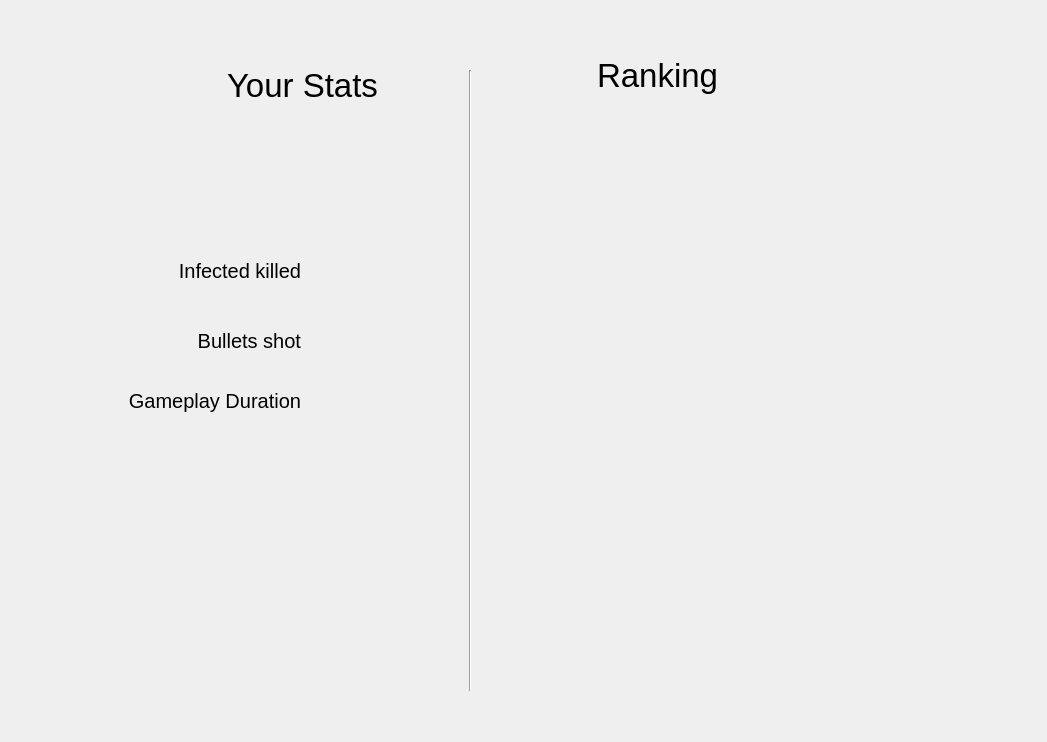
<?xml version="1.0" encoding="UTF-8"?>
<ui version="4.0">
 <class>RankingSurvival</class>
 <widget class="QDialog" name="RankingSurvival">
  <property name="geometry">
   <rect>
    <x>0</x>
    <y>0</y>
    <width>1047</width>
    <height>742</height>
   </rect>
  </property>
  <property name="windowTitle">
   <string>Dialog</string>
  </property>
  <widget class="QLabel" name="blood_splash">
   <property name="geometry">
    <rect>
     <x>820</x>
     <y>-20</y>
     <width>211</width>
     <height>331</height>
    </rect>
   </property>
   <property name="text">
    <string/>
   </property>
   <property name="pixmap">
    <pixmap resource="assets_ending.qrc">:/imgs/blood_splash.png</pixmap>
   </property>
   <property name="scaledContents">
    <bool>true</bool>
   </property>
  </widget>
  <widget class="QLabel" name="label_infcted_killed">
   <property name="geometry">
    <rect>
     <x>130</x>
     <y>250</y>
     <width>171</width>
     <height>41</height>
    </rect>
   </property>
   <property name="font">
    <font>
     <pointsize>15</pointsize>
    </font>
   </property>
   <property name="text">
    <string>Infected killed</string>
   </property>
   <property name="alignment">
    <set>Qt::AlignRight|Qt::AlignTrailing|Qt::AlignVCenter</set>
   </property>
  </widget>
  <widget class="QLabel" name="label_bullets_shot">
   <property name="geometry">
    <rect>
     <x>110</x>
     <y>320</y>
     <width>191</width>
     <height>41</height>
    </rect>
   </property>
   <property name="font">
    <font>
     <pointsize>15</pointsize>
    </font>
   </property>
   <property name="text">
    <string>Bullets shot</string>
   </property>
   <property name="alignment">
    <set>Qt::AlignRight|Qt::AlignTrailing|Qt::AlignVCenter</set>
   </property>
  </widget>
  <widget class="QLabel" name="blood_hand">
   <property name="geometry">
    <rect>
     <x>330</x>
     <y>330</y>
     <width>281</width>
     <height>311</height>
    </rect>
   </property>
   <property name="text">
    <string/>
   </property>
   <property name="pixmap">
    <pixmap resource="assets_ending.qrc">:/imgs/blood_hand.png</pixmap>
   </property>
   <property name="scaledContents">
    <bool>true</bool>
   </property>
  </widget>
  <widget class="QLabel" name="amount_infcted_killed">
   <property name="geometry">
    <rect>
     <x>320</x>
     <y>250</y>
     <width>171</width>
     <height>41</height>
    </rect>
   </property>
   <property name="font">
    <font>
     <pointsize>13</pointsize>
    </font>
   </property>
   <property name="text">
    <string/>
   </property>
   <property name="alignment">
    <set>Qt::AlignLeading|Qt::AlignLeft|Qt::AlignVCenter</set>
   </property>
  </widget>
  <widget class="QWidget" name="verticalLayoutWidget">
   <property name="geometry">
    <rect>
     <x>497</x>
     <y>120</y>
     <width>331</width>
     <height>581</height>
    </rect>
   </property>
   <layout class="QVBoxLayout" name="verticalLayout">
    <property name="spacing">
     <number>14</number>
    </property>
    <property name="topMargin">
     <number>0</number>
    </property>
    <property name="bottomMargin">
     <number>10</number>
    </property>
   </layout>
  </widget>
  <widget class="QLabel" name="blood_splash_2">
   <property name="geometry">
    <rect>
     <x>50</x>
     <y>160</y>
     <width>201</width>
     <height>191</height>
    </rect>
   </property>
   <property name="text">
    <string/>
   </property>
   <property name="pixmap">
    <pixmap resource="assets_ending.qrc">:/imgs/blood_stain.png</pixmap>
   </property>
   <property name="scaledContents">
    <bool>true</bool>
   </property>
  </widget>
  <widget class="QLabel" name="bullets_shot">
   <property name="geometry">
    <rect>
     <x>320</x>
     <y>320</y>
     <width>171</width>
     <height>41</height>
    </rect>
   </property>
   <property name="font">
    <font>
     <pointsize>13</pointsize>
    </font>
   </property>
   <property name="text">
    <string/>
   </property>
   <property name="alignment">
    <set>Qt::AlignLeading|Qt::AlignLeft|Qt::AlignVCenter</set>
   </property>
  </widget>
  <widget class="QLabel" name="ranking">
   <property name="geometry">
    <rect>
     <x>597</x>
     <y>40</y>
     <width>171</width>
     <height>71</height>
    </rect>
   </property>
   <property name="font">
    <font>
     <pointsize>25</pointsize>
    </font>
   </property>
   <property name="text">
    <string>Ranking</string>
   </property>
  </widget>
  <widget class="QLabel" name="label_gameplay_duration">
   <property name="geometry">
    <rect>
     <x>100</x>
     <y>380</y>
     <width>201</width>
     <height>41</height>
    </rect>
   </property>
   <property name="font">
    <font>
     <pointsize>15</pointsize>
    </font>
   </property>
   <property name="text">
    <string>Gameplay Duration</string>
   </property>
   <property name="alignment">
    <set>Qt::AlignRight|Qt::AlignTrailing|Qt::AlignVCenter</set>
   </property>
  </widget>
  <widget class="QLabel" name="your_stats">
   <property name="geometry">
    <rect>
     <x>227</x>
     <y>50</y>
     <width>171</width>
     <height>71</height>
    </rect>
   </property>
   <property name="font">
    <font>
     <pointsize>25</pointsize>
    </font>
   </property>
   <property name="text">
    <string>Your Stats</string>
   </property>
  </widget>
  <widget class="QLabel" name="gameplay_duration">
   <property name="geometry">
    <rect>
     <x>320</x>
     <y>380</y>
     <width>171</width>
     <height>41</height>
    </rect>
   </property>
   <property name="font">
    <font>
     <pointsize>13</pointsize>
    </font>
   </property>
   <property name="text">
    <string/>
   </property>
   <property name="alignment">
    <set>Qt::AlignLeading|Qt::AlignLeft|Qt::AlignVCenter</set>
   </property>
  </widget>
  <widget class="Line" name="line">
   <property name="geometry">
    <rect>
     <x>460</x>
     <y>70</y>
     <width>20</width>
     <height>621</height>
    </rect>
   </property>
   <property name="orientation">
    <enum>Qt::Vertical</enum>
   </property>
  </widget>
  <widget class="QLabel" name="blood_splash_3">
   <property name="geometry">
    <rect>
     <x>790</x>
     <y>560</y>
     <width>201</width>
     <height>191</height>
    </rect>
   </property>
   <property name="text">
    <string/>
   </property>
   <property name="pixmap">
    <pixmap resource="assets_ending.qrc">:/imgs/blood_stain.png</pixmap>
   </property>
   <property name="scaledContents">
    <bool>true</bool>
   </property>
  </widget>
 </widget>
 <resources>
  <include location="assets_ending.qrc"/>
 </resources>
 <connections/>
</ui>
